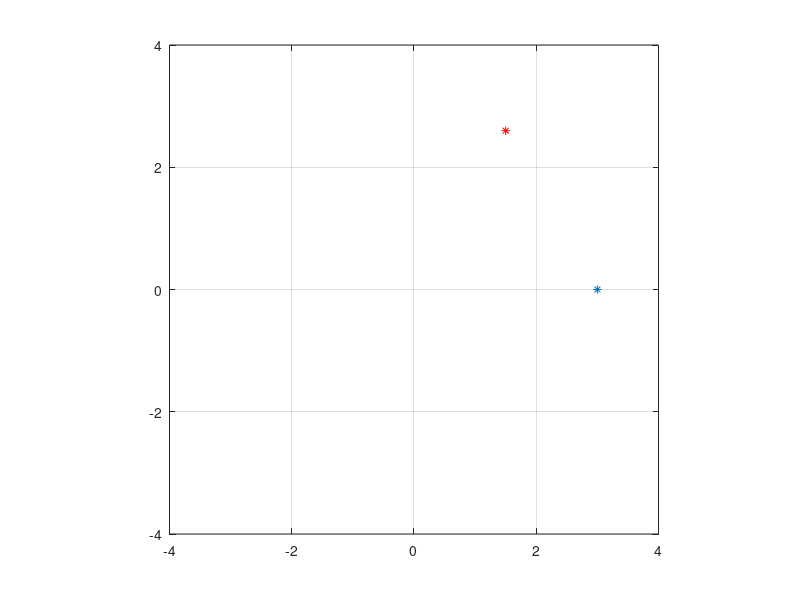

The MATLAB source for this figure: (Note: this script raises an error after producing the figure.)
% Aula 2 de SVPI
% Alexandre da Rocha Rodrigues
% NMec: 92993

exlist = {
    'ex1a',
    'ex1b',
    'ex2a',
    'ex2b',
    'ex2c',
    'ex3a',
    'ex3b',
    'ex3c',
    'ex4a',
    'ex4b',
    'ex4c',
    'ex5',
    'ex6'
};

if ismember('ex1a',exlist)
%% Ex1a

P = [3 0]';
plot(P(1),P(2),'*');
a = pi/3;
Rot = [cos(a) -sin(a)
    sin(a) cos(a)];
axis([-1 4 -1 4]);
hold on; grid on; axis square;
Pc = Rot * P; 
plot(Pc(1), Pc(2), '*r')


end
if ismember('ex1b',exlist)
%% Ex1b
close 

P = [3 0]';
axis([-4 4 -4 4]);
hold on; grid on; axis square;
N = 20;
angs = linspace(0, 2*pi, N);
for a=angs
    Q  = rota(a)*P;
    plot(Q(1), Q(2), '*r');
    pause(0.1);
end


end
if ismember('ex2a',exlist)
%% Ex2a
% close 

P = [3 0]';
h =  plot(P(1), P(2), 'dr');
axis([-4 4 -4 4]);
hold on; grid on; axis square;
N = 100;
angs = linspace(0, 2*pi, N);
for a=angs
    Q  = rota(a)*P;
    set(h, 'Xdata', Q(1), 'Ydata', Q(2));
    pause(0.01);
end


end
if ismember('ex2b',exlist)
%% Ex2b
close all

P = [3 0]';
P2 = [2 0]';
h =  plot(P(1), P(2), '*r');
axis([-4 4 -4 4]);
hold on; grid on; axis square;
N = 500;
h2 =  plot(P2(1), P2(2), 'ob');
angs = linspace(0, 10*pi, N);
for a=angs
    Q  = rota(a)*P;
    Q2  = rota(a)*P2;
    set(h, 'Xdata', Q(1), 'Ydata', Q(2));
    set(h2, 'Xdata', Q2(1), 'Ydata', Q2(2));
    pause(0.01);
end


end

if ismember('ex2c',exlist)
%% Ex2c

close all

P = [3 0]';
P2 = [2 0]';
h =  plot(P(1), P(2), '*r');
axis([-4 4 -4 4]);
hold on; grid on; axis square;
N = 500;
h2 =  plot(P2(1), P2(2), 'ob');
angs = linspace(0, 10*pi, N);
for a=angs
    Q  = rota(a)*P;
    Q2  = rota(2*a)*P2;
    set(h, 'Xdata', Q(1), 'Ydata', Q(2));
    set(h2, 'Xdata', Q2(1), 'Ydata', Q2(2));
    pause(0.01);
end

end

if ismember('ex3a',exlist)
%% Ex3a
close all
P = [-0.5 0.5 0
      0   0   2];
h = fill(P(1,:), P(2,:),'y');
axis([-4 4 -4 4]);
hold on; grid on; axis square;
N = 200;
angs = linspace(0, 20*pi, N);
for a=angs
    Q  = rota(a)*P;
    set(h, 'Xdata', Q(1,:), 'Ydata', Q(2,:));
    pause(0.05);
end


end

if ismember('ex3b',exlist)
%% Ex3b 

close all
P = [-0.5 0.5 0
      0   0   2];
P = P +[3 0]';
h = fill(P(1,:), P(2,:),'y');
axis([-4 4 -4 4]);
hold on; grid on; axis square;
N = 200;
angs = linspace(0, 20*pi, N);
for a=angs
    Q  = rota(a)*P;
    set(h, 'Xdata', Q(1,:), 'Ydata', Q(2,:));
    h.FaceColor = rand(1,3);
    pause(0.1);
end


end

if ismember('ex3c',exlist)
%% Ex3c

close all
P = 2*rand(2,10);
h = fill(P(1,:), P(2,:),'y');
axis([-4 4 -4 4]);
hold on; grid on; axis square;
N = 200;
angs = linspace(0, 20*pi, N);
for a=angs
    Q  = rota(a)*P;
    set(h, 'Xdata', Q(1,:), 'Ydata', Q(2,:));
    h.FaceColor = rand(1,3);
    pause(0.1);
end

end

if ismember('ex4a',exlist)
%% Ex4a
close all

addpath ../lib/

P = [-0.5 0.5 0
      0   0   2
      1   1   1];
h = fill(P(1,:), P(2,:),'y');
axis([-1 4 -1 4]);
hold on; grid on; axis square;

T1 = trans2(3,0);
T2 = rot(pi/4);

Q1 = T1*T2*P;
Q2 = T2*T1*P;
h1 = fill(Q1(1,:), Q1(2,:),'r');
h2 = fill(Q2(1,:), Q2(2,:),'g');

text(mean(P(1,:)), mean(P(2,:)), 'P')
text(mean(Q1(1,:)), mean(Q1(2,:)), 'Q1')
text(mean(Q2(1,:)), mean(Q2(2,:)), 'Q2')

end

if ismember('ex4b',exlist)
%% Ex4b
addpath ../lib/

close all
P = [-0.5 0.5 0
      0   0   2
      1   1   1];
h = fill(P(1,:), P(2,:),'y');
axis([-1 6 -1 6]);
hold on; grid on; axis square;

for t = linspace(0,3,20)
    Q  = trans2(0,t)*P;
    set(h, 'Xdata', Q(1,:), 'Ydata', Q(2,:));
    pause(0.05);
end


end

if ismember('ex4c',exlist)
%% Ex4c
addpath ../lib/

close all
P = [-0.5 0.5 0
      0   0   2
      1   1   1];
h = fill(P(1,:), P(2,:),'y');
axis([-15 5 -1 19]);
hold on; grid on; axis square;

% Parte 1
for t = linspace(0,3,20)
    Q  = trans2(0,t)*P;
    set(h, 'Xdata', Q(1,:), 'Ydata', Q(2,:));
    pause(0.05);
end

% Parte 2
for a = linspace(0,pi/2,20)
    Q  = rot(a)*trans2(0,3)*P;
    set(h, 'Xdata', Q(1,:), 'Ydata', Q(2,:));
    pause(0.05);
end

% Parte 3
for t = linspace(0,-6,20)
    Q  = trans2(t,0)* rot(pi/2)*trans2(0,3)*P;
    set(h, 'Xdata', Q(1,:), 'Ydata', Q(2,:));
    pause(0.05);
end

% Parte 4
for a = linspace(0,-pi/2,20)
    Q  = trans2(-6,0)* rot(pi/2)*trans2(0,3)*rot(a)*P;
    set(h, 'Xdata', Q(1,:), 'Ydata', Q(2,:));
    pause(0.05);
end


end

if ismember('ex5',exlist)
%% Ex5
close all
V = [1  1 0
    -1  1 0
    -1 -1 0
     1 -1 0
     1  1 2
    -1  1 2
    -1 -1 2
     1 -1 2];

F = [ 1 2 3 4
      5 6 7 8
      1 2 6 5
      1 5 8 4
      3 7 8 4
      2 6 7 3];

h = patch('Vertices', V, 'Faces', F, 'Facecolor', 'c');
grid on



end

if ismember('ex6',exlist)
%% Ex6
addpath ../lib/
close all

[x,y] = ginput();
P = [x,y, ones(size(x))]';
h = fill(P(1,:), P(2,:),'y');
pause(1)
axis([-15 5 -1 19]);
hold on; grid on; axis square;

% Parte 1
ts = linspace(0,3,20);
sizes = linspace(1,2,20);
for i = 1:20
    t = ts(i);
    sca = sizes(i);
    Q  = trans2(0,t)*[sca sca 1]'.*P;
    set(h, 'Xdata', Q(1,:), 'Ydata', Q(2,:));
    pause(0.05);
end

% Parte 2
angs = linspace(0,pi/2,20);
sizes = linspace(2,1,20);
for i= 1:20
    a = angs(i);
    sca = sizes(i);
    Q  = rot(a)*trans2(0,3)*[sca sca 1]'.*P;
    set(h, 'Xdata', Q(1,:), 'Ydata', Q(2,:));
    pause(0.05);
end

% Parte 3
ts = linspace(0,-6,20);
angs = linspace(0,2*pi,20);
for i = 1:20
    t = ts(i);
    a = angs(i);
    Q  = trans2(t,0)* rot(pi/2)*trans2(0,3)*rot(a)*P;
    set(h, 'Xdata', Q(1,:), 'Ydata', Q(2,:));
    pause(0.05);
end

% Parte 4
angs = linspace(0,-pi/2,20);
colors = parula(20);
for i = 1:20
    a = angs(i);
    Q  = trans2(-6,0)* rot(pi/2)*trans2(0,3)*rot(a)*P;
    set(h, 'Xdata', Q(1,:), 'Ydata', Q(2,:));
    h.FaceColor = colors(i,:);
    pause(0.05);
end

end
